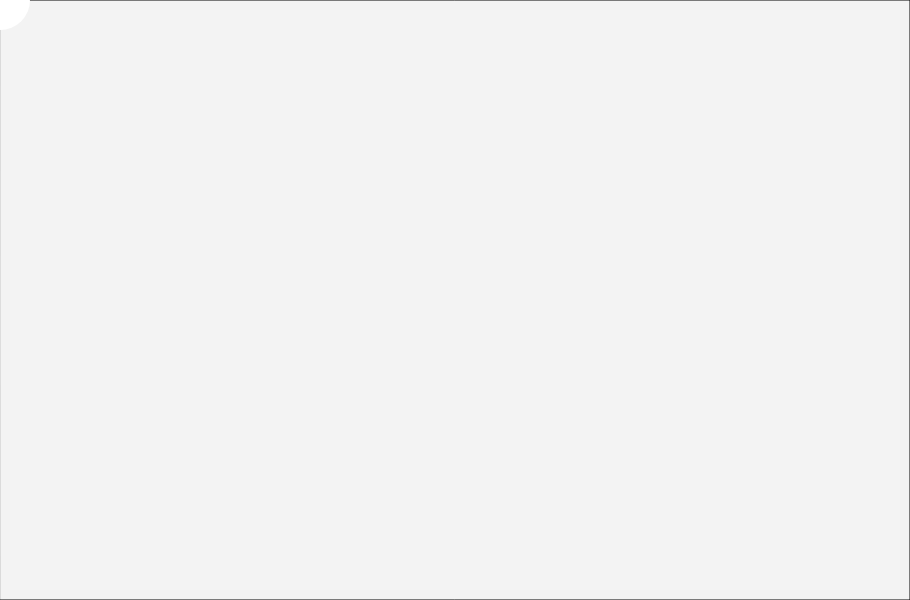
Frame 1 (no input)
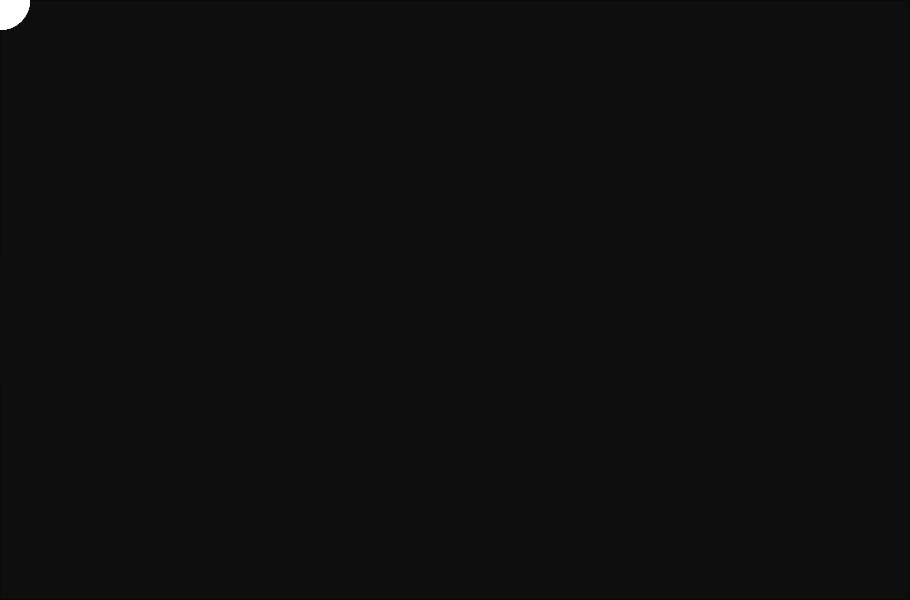
Frame 60 (no input)
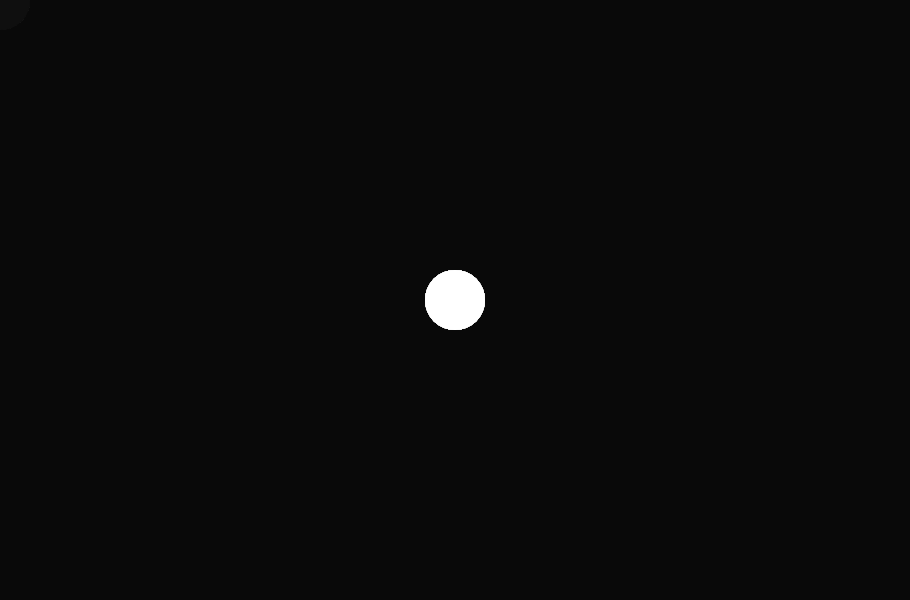
Frame 120 (the mouse pressed at the canvas centre since frame 60)

The p5.js sketch that drew these frames (run headless with seeded random() and noise() and a simulated clock; from frame 60 on, the mouse is pressed at the canvas centre):

// p5.js sketch
// ── sketch.js
var pg;

function setup(){
  createCanvas(910, 600);
  pg = createGraphics(400, 250);
}

function draw(){
    
  fill(0, 12);
  rect(0, 0, width, height);
  fill(255);
  noStroke();
  ellipse(mouseX, mouseY, 60, 60);

  pg.background(51);
  pg.noFill();
  pg.stroke(255);
  pg.ellipse(mouseX-150, mouseY-75, 60, 60);



}
